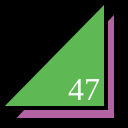
Frame 1 (no input)
Frame 60 (no input): identical to frame 1, image omitted
Frame 120 (the mouse pressed at the canvas centre since frame 60): identical to frame 1, image omitted

The p5.js sketch that drew this single still picture (run headless with seeded random() and noise() and a simulated clock; from frame 60 on, the mouse is pressed at the canvas centre):

// p5.js sketch
// ── sketch.js
function setup() {
  createCanvas(128,128);
}

function draw() {
  background(0);
  strokeWeight(4);
  fill(178, 100, 162);
  triangle(12,120,116,120,116,10);
  fill(94, 185, 84);
  triangle(0,108,106,108,106,0);
  fill(255);
  textSize(32);
  textFont("serif");
  text("47", 68, 100);
}
